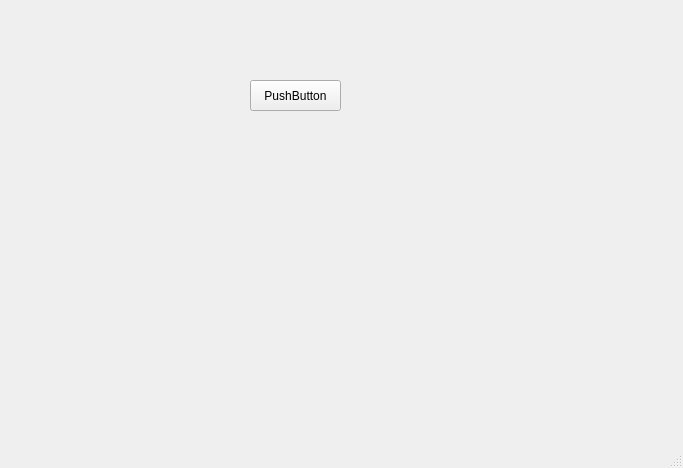
<?xml version="1.0" encoding="UTF-8"?>
<ui version="4.0">
 <class>GUIClass</class>
 <widget class="QMainWindow" name="GUIClass">
  <property name="geometry">
   <rect>
    <x>0</x>
    <y>0</y>
    <width>683</width>
    <height>468</height>
   </rect>
  </property>
  <property name="windowTitle">
   <string>GUI</string>
  </property>
  <property name="animated">
   <bool>true</bool>
  </property>
  <widget class="QWidget" name="centralWidget">
   <widget class="QPushButton" name="startCalculation">
    <property name="geometry">
     <rect>
      <x>250</x>
      <y>80</y>
      <width>91</width>
      <height>31</height>
     </rect>
    </property>
    <property name="text">
     <string>PushButton</string>
    </property>
   </widget>
  </widget>
  <widget class="QStatusBar" name="statusBar"/>
 </widget>
 <layoutdefault spacing="6" margin="11"/>
 <resources>
  <include location="GUI.qrc"/>
 </resources>
 <connections/>
</ui>
